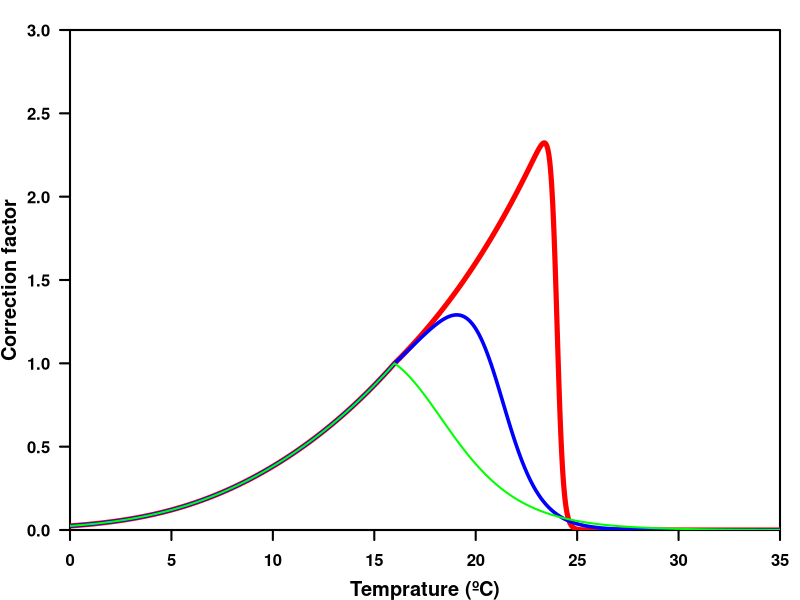

Recreate this plot in R.
#=============================================================================#
# Name   : CT_curves_Engraulis_ringens
# Author : Jorge Flores-Valiente
# Date   : 
# Version:
# Aim    : calculate and plot temperature correction curve of the DEB model
# URL    : 
#=============================================================================#
dirpath  <- 'C:/Users/jflores/Desktop/' # Outpath to plot
out_name <- 'curves3' # png file name

T_K    <- 273.15;     # Kelvin
T_ref  <- 16 + T_K;   # Kelvin
T_A    <- 10000

# Temperature range
Temp   <- seq(from = 0, to = 35, by = 0.01) + T_K; # Kelvin

text_size <- 1 # Size of legend text
#=============================================================================#
#===================== Do not change anything from here ======================#
#=============================================================================#

png(filename = paste0(dirpath, out_name, '.png'), width = 850, height = 550, res = 120)
par(mar = c(3.5,3.5,1.5,1))
plot(Temp, type = 'n', axes = F, xlab = '', ylab = '', xaxs = 'i', yaxs = 'i', xlim = c(0,35), ylim = c(0,3))
axis(1, font = 2, lwd.ticks = 2)
axis(2, font = 2, lwd.ticks = 2, las = 2)
box(lwd = 2)
mtext(side = 1, line = 2.5, font = 2, cex = 1.2, text = 'Temprature (ºC)')
mtext(side = 2, line = 2.5, font = 2, cex = 1.2, text = 'Correction factor')

#===== CURVE 1 =====#
# Parameters
T_L  <- 6 + T_K    # K Lower temp boundary
T_H  <- 24 + T_K   # K Upper temp boundary
T_A  <- T_A        # K Arrhenius temperature
T_AL <- 20000      # K Arrh. temp for lower boundary
T_AH <- 190000 * 3 # K Arrh. temp for upper boundary

s_A = exp(T_A/T_ref - T_A/Temp)  # Arrhenius factor

# 1-parameter correction factor
TC_1 = s_A

# 5-parameter correction factor
if(T_L > T_ref || T_H < T_ref){
  warning('Warning : invalid parameter combination, T_L > T_ref and/or T_H < T_ref\n')
}

s_L_ratio <- (1 + exp(T_AL/T_ref - T_AL/T_L)) / (1 + exp(T_AL/Temp - T_AL/T_L))
s_H_ratio <- (1 + exp(T_AH/T_H - T_AH/T_ref)) / (1 + exp(T_AH/T_H - T_AH/Temp))
TC_5      <- s_A * ((Temp <= T_ref) * s_L_ratio + (Temp > T_ref) * s_H_ratio)
lines(Temp - T_K, TC_5, lwd = 5.0, col = 'red')

# text(2.5, 2.8, adj = 0, font = 2, col = 'red', cex = text_size, bquote(paste('T'[L]*' = ',  .(T_L-T_K))))
# text(2.5, 2.5, adj = 0, font = 2, col = 'red', cex = text_size, bquote(paste('T'[H]*' = ',  .(T_H-T_K))))
# text(2.5, 2.2, adj = 0, font = 2, col = 'red', cex = text_size, bquote(paste('T'[A]*' = ',  .(T_A))))
# text(2.5, 1.9, adj = 0, font = 2, col = 'red', cex = text_size, bquote(paste('T'[AL]*' = ', .(T_AL))))
# text(2.5, 1.6, adj = 0, font = 2, col = 'red', cex = text_size, bquote(paste('T'[AH]*' = ', .(T_AH))))
# text(2.5, 1.3, adj = 0, font = 2, col = 'red', cex = text_size, bquote(paste('TC'[max]*' = ', .(Temp[which.max(TC_5)]-T_K))))

#===== CURVE 2 =====#
# Parameters
T_L  <- 6 + T_K    # K Lower temp boundary
T_H  <- 21 + T_K   # K Upper temp boundary
T_A  <- T_A        # K Arrhenius temperature
T_AL <- 20000      # K Arrh. temp for lower boundary
T_AH <- 190000 / 2 # K Arrh. temp for upper boundary

s_A = exp(T_A/T_ref - T_A/Temp)  # Arrhenius factor

# 1-parameter correction factor
TC_1 = s_A

# 5-parameter correction factor
if(T_L > T_ref || T_H < T_ref){
  warning('Warning : invalid parameter combination, T_L > T_ref and/or T_H < T_ref\n')
}

s_L_ratio <- (1 + exp(T_AL/T_ref - T_AL/T_L)) / (1 + exp(T_AL/Temp - T_AL/T_L))
s_H_ratio <- (1 + exp(T_AH/T_H - T_AH/T_ref)) / (1 + exp(T_AH/T_H - T_AH/Temp))
TC_5      <- s_A * ((Temp <= T_ref) * s_L_ratio + (Temp > T_ref) * s_H_ratio)
lines(Temp - T_K, TC_5, lwd = 3.5, col = 'blue')

# text(27, 2.8, adj = 0, font = 2, col = 'blue', cex = text_size, bquote(paste('T'[L]*' = ',  .(T_L-T_K))))
# text(27, 2.5, adj = 0, font = 2, col = 'blue', cex = text_size, bquote(paste('T'[H]*' = ',  .(T_H-T_K))))
# text(27, 2.2, adj = 0, font = 2, col = 'blue', cex = text_size, bquote(paste('T'[A]*' = ',  .(T_A))))
# text(27, 1.9, adj = 0, font = 2, col = 'blue', cex = text_size, bquote(paste('T'[AL]*' = ', .(T_AL))))
# text(27, 1.6, adj = 0, font = 2, col = 'blue', cex = text_size, bquote(paste('T'[AH]*' = ', .(T_AH))))
# text(27, 1.3, adj = 0, font = 2, col = 'blue', cex = text_size, bquote(paste('TC'[max]*' = ', .(Temp[which.max(TC_5)]-T_K))))

#===== CURVE 3 =====#
# Parameters
T_L  <- 6 + T_K    # K Lower temp boundary
T_H  <- 17 + T_K   # K Upper temp boundary
T_A  <- T_A        # K Arrhenius temperature
T_AL <- 20000      # K Arrh. temp for lower boundary
T_AH <- 190000 / 4 # K Arrh. temp for upper boundary

s_A = exp(T_A/T_ref - T_A/Temp)  # Arrhenius factor

# 1-parameter correction factor
TC_1 = s_A

# 5-parameter correction factor
if(T_L > T_ref || T_H < T_ref){
  warning('Warning : invalid parameter combination, T_L > T_ref and/or T_H < T_ref\n')
}

s_L_ratio <- (1 + exp(T_AL/T_ref - T_AL/T_L)) / (1 + exp(T_AL/Temp - T_AL/T_L))
s_H_ratio <- (1 + exp(T_AH/T_H - T_AH/T_ref)) / (1 + exp(T_AH/T_H - T_AH/Temp))
TC_5      <- s_A * ((Temp <= T_ref) * s_L_ratio + (Temp > T_ref) * s_H_ratio)
lines(Temp - T_K, TC_5, lwd = 2.0, col = 'green')

# text(27, 2.8, adj = 0, font = 2, col = 'blue', cex = text_size, bquote(paste('T'[L]*' = ',  .(T_L-T_K))))
# text(27, 2.5, adj = 0, font = 2, col = 'blue', cex = text_size, bquote(paste('T'[H]*' = ',  .(T_H-T_K))))
# text(27, 2.2, adj = 0, font = 2, col = 'blue', cex = text_size, bquote(paste('T'[A]*' = ',  .(T_A))))
# text(27, 1.9, adj = 0, font = 2, col = 'blue', cex = text_size, bquote(paste('T'[AL]*' = ', .(T_AL))))
# text(27, 1.6, adj = 0, font = 2, col = 'blue', cex = text_size, bquote(paste('T'[AH]*' = ', .(T_AH))))
# text(27, 1.3, adj = 0, font = 2, col = 'blue', cex = text_size, bquote(paste('TC'[max]*' = ', .(Temp[which.max(TC_5)]-T_K))))

dev.off()
#=============================================================================#
# END OF PROGRAM
#=============================================================================#